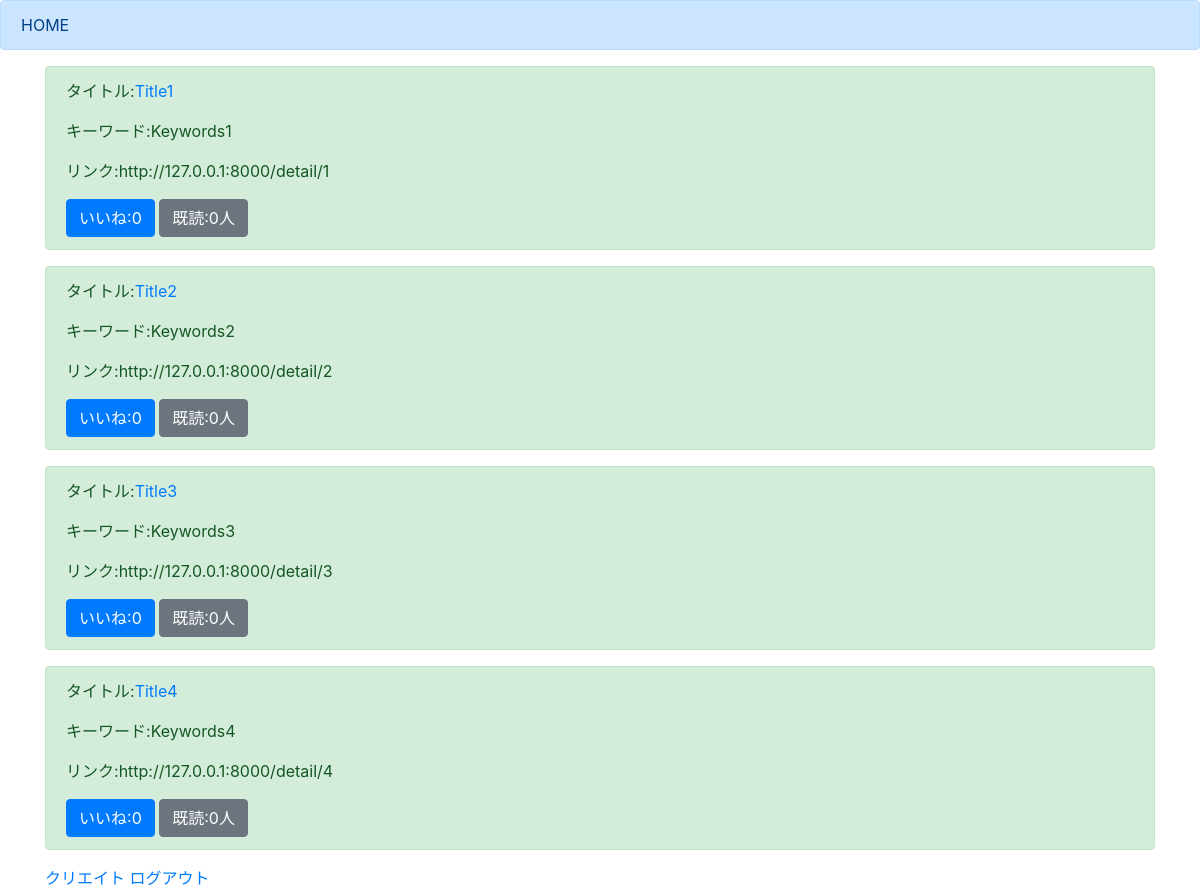
Screenshot of /list/ (signed in) with the database file from the repository.
### boardapp/models.py (models this page shows)
class BoardModel(models.Model):
    title= models.CharField(max_length = 100)
    keyword = models.CharField(max_length = 200)
    content = models.TextField()
    link = models.URLField()
    author = models.CharField(max_length = 100)
    images = models.ImageField(upload_to='')
    good = models.IntegerField(null=True, blank=True, default=0)
    read = models.IntegerField(null=True, blank=True, default=0)
    readtext = models.CharField(max_length = 400, null=True, blank=True, default='a')

### boardapp/views.py (the view)
# urls.py: path('list/',listfunc, name = 'list'),
@login_required
def listfunc(request):
    object_list = BoardModel.objects.all()
    return render(request, 'list.html',{'object_list':object_list})

### templates/list.html
{% extends 'base.html' %}
  {% block header %}
<div class="alert alert-primary" role="alert">
HOME
</div>
  {% endblock header %}
  {% block content %}
<div class="container">
    {% for item in object_list %}
<div class="alert alert-success" role="alert">
    <p>タイトル:<a href = "{% url 'detail' item.pk %} ">{{item.title}}</a></p>
    <p>キーワード:{{item.keyword}}</p>
    <p>リンク:{{item.link}}</p>
    <a href="#" class="btn btn-primary" role="button" aria-pressed="true">いいね:{{item.good}}</a>
    <a href="#" class="btn btn-secondary" role="button" aria-pressed="true">既読:{{item.read}}人</a>
</div>
    {% endfor %}
    <a href="{% url 'create'%}" >クリエイト</a>
    <a href="{% url 'logout'%}" >ログアウト</a>
</div>
  {% endblock content %}

### templates/base.html (shortened to what this page needs)
<!doctype html>
<html lang="ja">
  <head>
    <link rel="stylesheet" href="https://stackpath.bootstrapcdn.com/bootstrap/4.5.0/css/bootstrap.min.css">
  </head>
  <body>
  {% block header %}
  {% endblock header %}
  {% block content %}
  {% endblock content %}
  </body>
</html>

### rows the page displays
BoardModel: title "Title1", keyword "Keywords1", link "http://127.0.0.1:8000/detail/1", good "0", read "0"
BoardModel: title "Title2", keyword "Keywords2", link "http://127.0.0.1:8000/detail/2", good "0", read "0"
BoardModel: title "Title3", keyword "Keywords3", link "http://127.0.0.1:8000/detail/3", good "0", read "0"
BoardModel: title "Title4", keyword "Keywords4", link "http://127.0.0.1:8000/detail/4", good "0", read "0"
